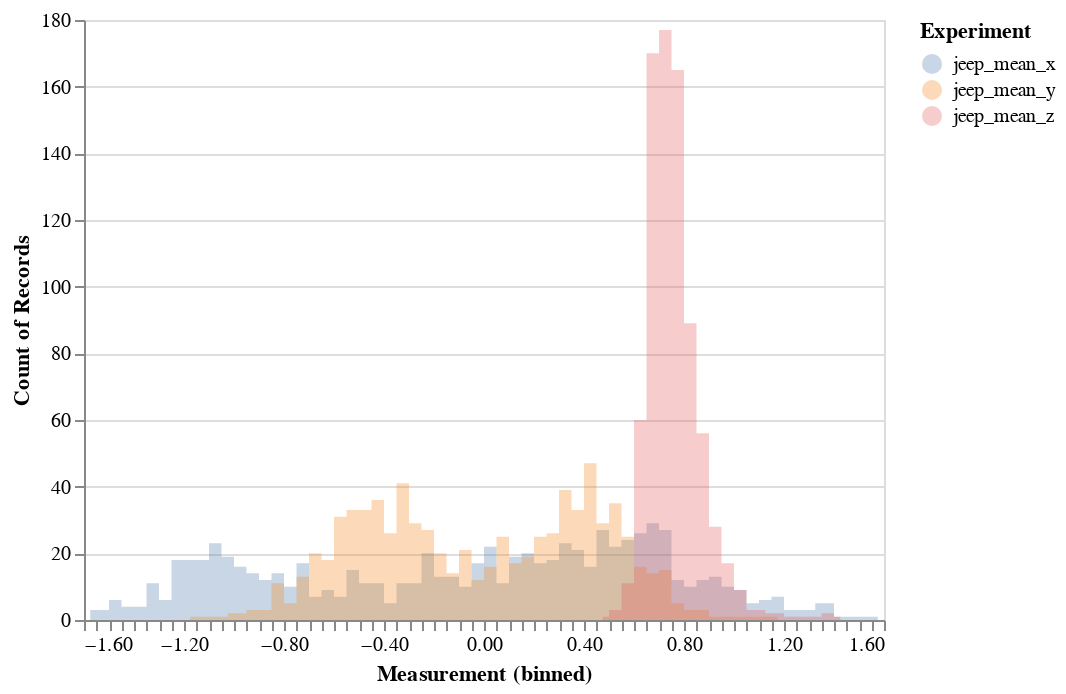

Source (notebook cell):
### Code cell
s = pd.DataFrame(x[2])
source = pd.DataFrame({
    'jeep_mean_x': np.array(s[0]),
    'jeep_mean_y': np.array(s[1]),
    'jeep_mean_z': np.array(s[2])
})
alt.Chart(source).transform_fold(
    ['jeep_mean_x', 'jeep_mean_y', 'jeep_mean_z'],
    as_=['Experiment', 'Measurement']
).mark_area(
    opacity=0.3,
    interpolate='step'
).encode(
    alt.X('Measurement:Q', bin=alt.Bin(maxbins=100)),
    alt.Y('count()', stack=None),
    alt.Color('Experiment:N'))

### Figure 1 — Vega-Lite specification as saved in the notebook (floating-point values rounded to 4 significant figures; data arrays with more than 128 entries replaced by an {"elided": "..."} marker saying what was removed)
{"config": {"view": {"continuousWidth": 400, "continuousHeight": 300}}, "data": {"name": "data-9efa40432ceaf116f295b5f90aeeefd7"}, "mark": {"type": "area", "interpolate": "step", "opacity": 0.3}, "encoding": {"color": {"type": "nominal", "field": "Experiment"}, "x": {"type": "quantitative", "bin": {"maxbins": 100}, "field": "Measurement"}, "y": {"type": "quantitative", "aggregate": "count", "stack": null}}, "transform": [{"fold": ["jeep_mean_x", "jeep_mean_y", "jeep_mean_z"], "as": ["Experiment", "Measurement"]}], "$schema": "https://vega.github.io/schema/vega-lite/v4.0.2.json", "datasets": {"data-9efa40432ceaf116f295b5f90aeeefd7": {"elided": "796 records"}}}
